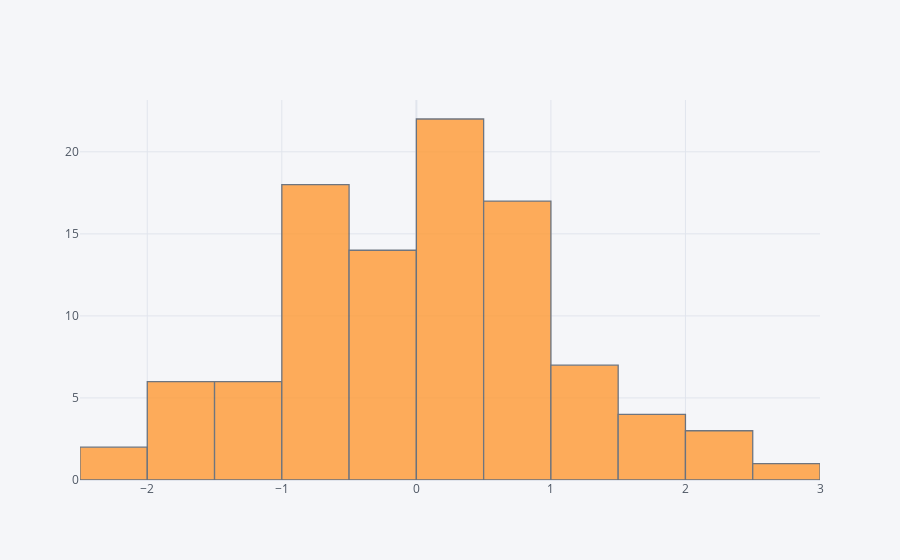

Notebook cell for this chart:
### Markdown cell above
## histogram

### Code cell
df['A'].iplot(kind='hist',bins=25)

### Figure 1 — Plotly figure (JSON) as saved in the notebook; plotly's stock layout.template omitted (floating-point values rounded to 4 significant figures)
{"data": [{"histfunc": "count", "histnorm": "", "marker": {"color": "rgba(255, 153, 51, 1.0)", "line": {"color": "#4D5663", "width": 1.3}}, "name": "A", "nbinsx": 25, "opacity": 0.8, "orientation": "v", "type": "histogram", "x": [2.349, 0.3109, -0.5831, 0.7436, 0.51, 1.967, 1.113, 0.9611, -0.8806, 1.038, 0.8846, 0.3565, -1.17, -0.8484, -1.329, -0.629, 0.2544, 0.6803, -0.5748, 0.7873, 1.092, -0.3391, -0.421, 2.012, -0.1179, 0.3825, 0.8719, -0.0141, -0.6242, 0.3076, 1.241, -0.3586, -1.708, -0.739, 0.07674, 0.6621, -0.5977, 0.02449, 1.651, -0.793, -0.3045, -0.07764, 2.107, 0.8883, 0.9692, 2.934, 1.381, -1.024, 0.3922, 0.3362, -0.5303, 0.1789, 0.01956, 0.2587, -0.5883, 0.4281, 0.6574, -2.326, -0.6421, 0.3629, -1.81, -0.783, 0.5002, -0.01877, -0.01694, -1.525, -0.8006, 0.5297, -1.822, -0.06173, -0.1643, -0.7469, 0.6762, 1.948, 0.4033, 0.2988, -1.023, -0.6546, -0.4229, 0.9338, 0.4195, -1.294, -0.5633, -1.732, 0.03062, 0.2742, 0.2592, -1.896, -2.14, 1.866, 0.5349, -0.2576, -0.1258, 0.9977, 1.161, 0.3681, -1.1, -0.9177, 0.2536, 1.201]}], "layout": {"barmode": "overlay", "legend": {"bgcolor": "#F5F6F9", "font": {"color": "#4D5663"}}, "paper_bgcolor": "#F5F6F9", "plot_bgcolor": "#F5F6F9", "title": {"font": {"color": "#4D5663"}}, "xaxis": {"gridcolor": "#E1E5ED", "showgrid": true, "tickfont": {"color": "#4D5663"}, "title": {"font": {"color": "#4D5663"}, "text": ""}, "zerolinecolor": "#E1E5ED"}, "yaxis": {"gridcolor": "#E1E5ED", "showgrid": true, "tickfont": {"color": "#4D5663"}, "title": {"font": {"color": "#4D5663"}, "text": ""}, "zerolinecolor": "#E1E5ED"}}}
